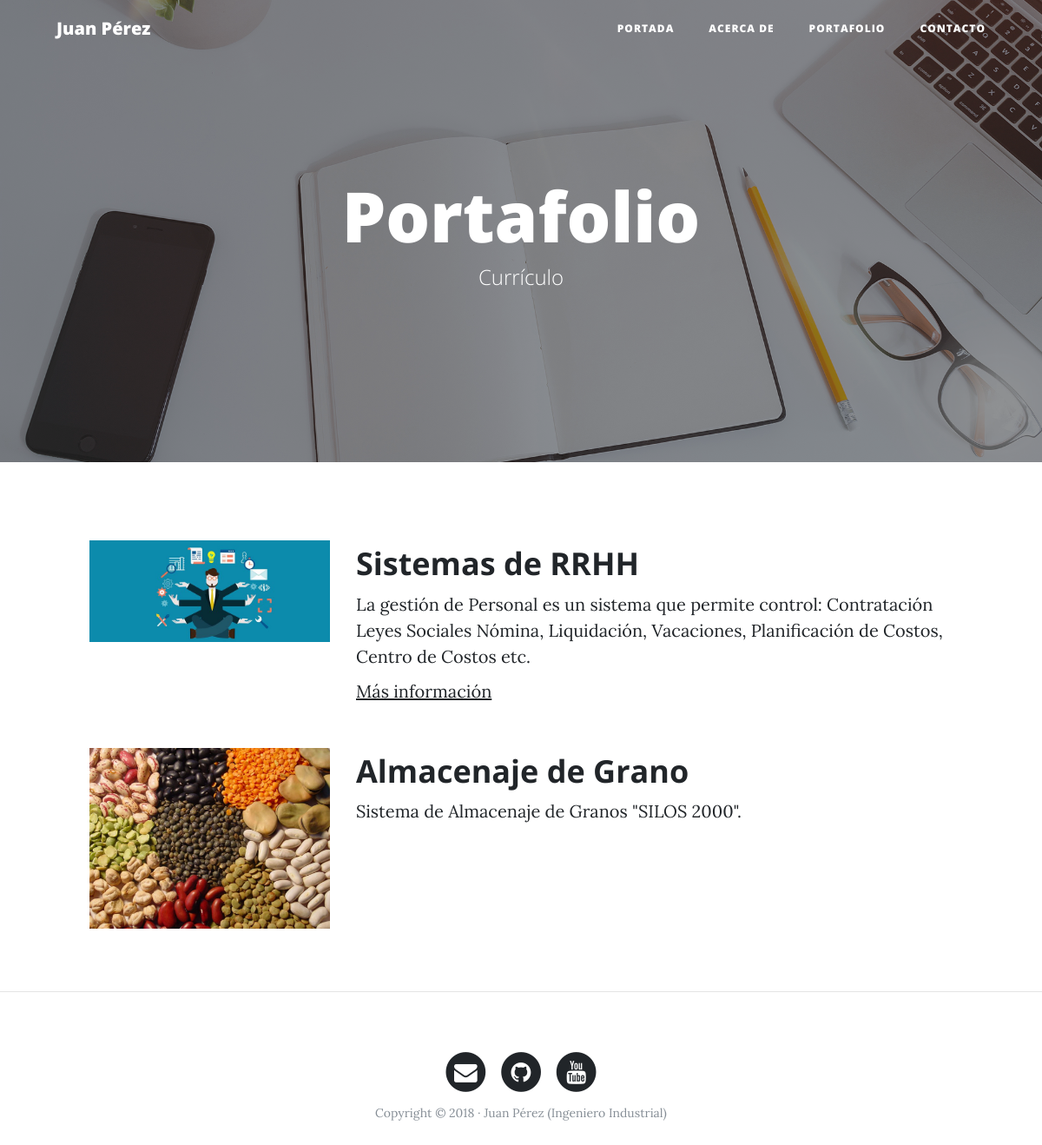
The app's page /portfolio with its own data.
### portfolio/models.py (models this page shows, shortened)
class Project(models.Model):
    title = models.CharField(max_length=200, verbose_name = "Título")
    description = models.TextField(verbose_name = "Descripción")
    image = models.ImageField(verbose_name = "Imagen", upload_to= "projects")
    link = models.URLField(null=True, blank=True, verbose_name= "Dirección Web")
    created = models.DateTimeField(auto_now_add=True, verbose_name = "Fecha de Creación")
    updated = models.DateTimeField(auto_now=True, verbose_name = "Fecha de Edición")
    class Meta:
        verbose_name = 'proyecto'
        verbose_name_plural = 'proyectos'
        ordering = ["-created"]

### portfolio/views.py (the view)
# urls.py: path('portfolio',portfolio_views.portfolio,name="portfolio"),
def portfolio(request):
    projects = Project.objects.all()
    return render(request,"portfolio/portfolio.html", {'projects' : projects})

### portfolio/templates/portfolio/portfolio.html (shortened to what this page needs)
{% extends 'core/base.html'  %}
{% block background %}{% load static %}{%static 'core/img/portfolio-bg.jpg'%}{% endblock %}
{% block headers %}
    <h1>Portafolio</h1>
	<span class="subheading">Currículo</span>
{% endblock %}
{% block content%}
    {% for project in projects %}
        <div class="row project">
        <div class="col-lg-3 col-md-4 offset-lg-1">
                <img class="img-fluid" src="{{ project.image.url }}" alt="">
        </div>
        <div class="col-lg-7 col-md-8">
            <h2 class="section-heading title">{{ project.title }}</h2>
            <p>{{ project.description }}</p>
            {% if  project.link  %}
            <p><a href="{{ project.link }}"> Más información </a></p>
            {% endif %}
        </div>
        </div>
    {% endfor %}
{% endblock %}

### core/templates/core/base.html (shortened to what this page needs)
<!DOCTYPE html>
<html lang="es">
  <head>
    {%load static %}
    <link href="{%static 'core/vendor/bootstrap/css/bootstrap.min.css'%}" rel="stylesheet">
    <link href="{%static 'core/vendor/font-awesome/css/font-awesome.min.css'%}" rel="stylesheet" type="text/css">
    <link href="{%static 'core/css/clean-blog.min.css'%}" rel="stylesheet">
  </head>
  <body>
    <nav class="navbar navbar-expand-lg navbar-light fixed-top" id="mainNav">
      <div class="container">
        <a class="navbar-brand" href="{% url 'home' %}">Juan Pérez</a>
        <div class="collapse navbar-collapse" id="navbarResponsive">
          <ul class="navbar-nav ml-auto">
            <li class="nav-item">
              <a class="nav-link" href="{% url 'home' %}">Portada</a>
            </li>
            <li class="nav-item">
              <a class="nav-link" href="{% url 'about' %}">Acerca de</a>
            </li>
            <li class="nav-item">
              <a class="nav-link" href="{% url 'portfolio' %}">Portafolio</a>
            </li>
            <li class="nav-item">
              <a class="nav-link" href="{% url 'contact' %}">Contacto</a>
            </li>
          </ul>
        </div>
      </div>
    </nav>
    <header class="masthead"style="background-image: url('{% block background %}{% endblock %}')")>
      <div class="overlay"></div>
      <div class="container">
        <div class="row">
          <div class="col-lg-8 col-md-10 mx-auto">
            <div class="site-heading">
              {% block headers %} {% endblock %}
            </div>
          </div>
        </div>
      </div>
    </header>
    {% block content %} {% endblock %}
    {% if request.path != "/"%} <hr> {% endif %}
    <footer>
      <div class="container">
        <div class="row">
          <div class="col-lg-8 col-md-10 mx-auto">
            <ul class="list-inline text-center">
              <li class="list-inline-item">
                <a href="#">
                  <span class="fa-stack fa-lg">
                    <i class="fa fa-circle fa-stack-2x"></i>
                    <i class="fa fa-envelope fa-stack-1x fa-inverse"></i>
                  </span>
                </a>
              </li>
              <li class="list-inline-item">
                <a href="#">
                  <span class="fa-stack fa-lg">
                    <i class="fa fa-circle fa-stack-2x"></i>
                    <i class="fa fa-github fa-stack-1x fa-inverse"></i>
                  </span>
                </a>
              </li>
              <li class="list-inline-item">
                <a href="#">
                  <span class="fa-stack fa-lg">
                    <i class="fa fa-circle fa-stack-2x"></i>
                    <i class="fa fa-youtube fa-stack-1x fa-inverse"></i>
                  </span>
                </a>
              </li>
            </ul>
            <p class="copyright text-muted">Copyright &copy; 2018 · Juan Pérez (Ingeniero Industrial) </p>
          </div>
        </div>
      </div>
    </footer>
  </body>
</html>

### records on screen
Project: image (picture), title "Sistemas de RRHH", description "La gestión de Personal es un sistema que permite control: Contratación Leyes Sociales Nómina, Liquidación, Vacaciones, Planificación de Costos, Centro de Costos etc."
Project: image (picture), title "Almacenaje de Grano", description "Sistema de Almacenaje de Granos \"SILOS 2000\"."
